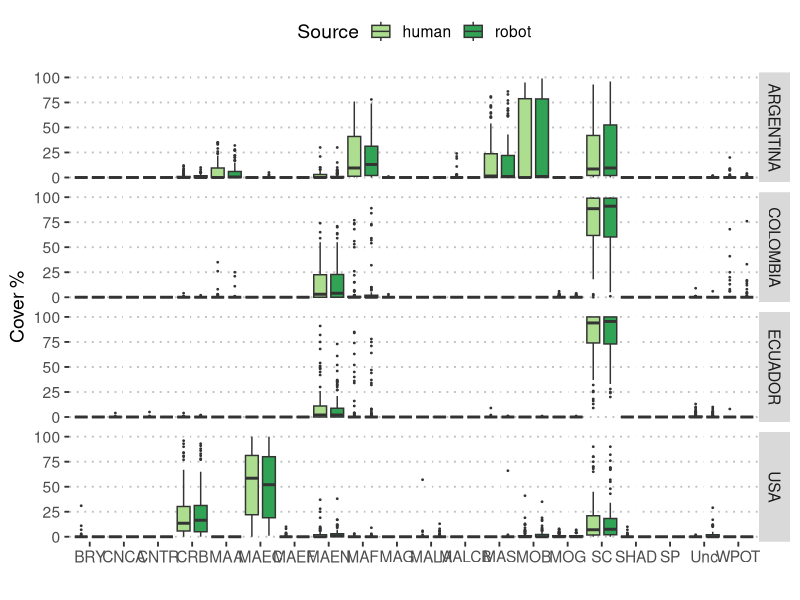
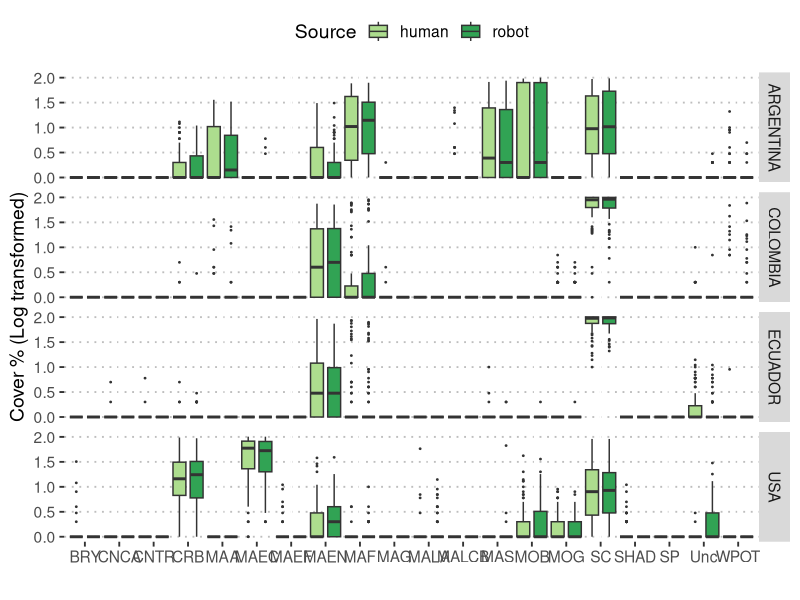
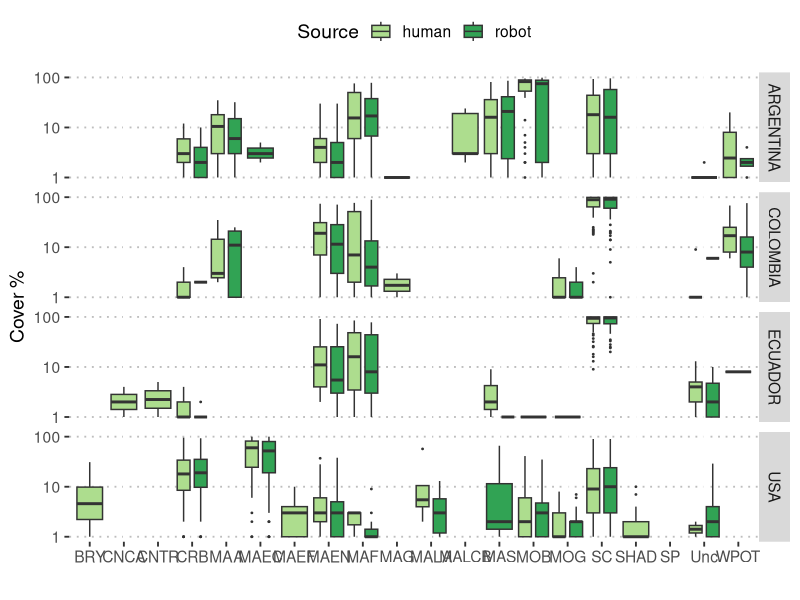
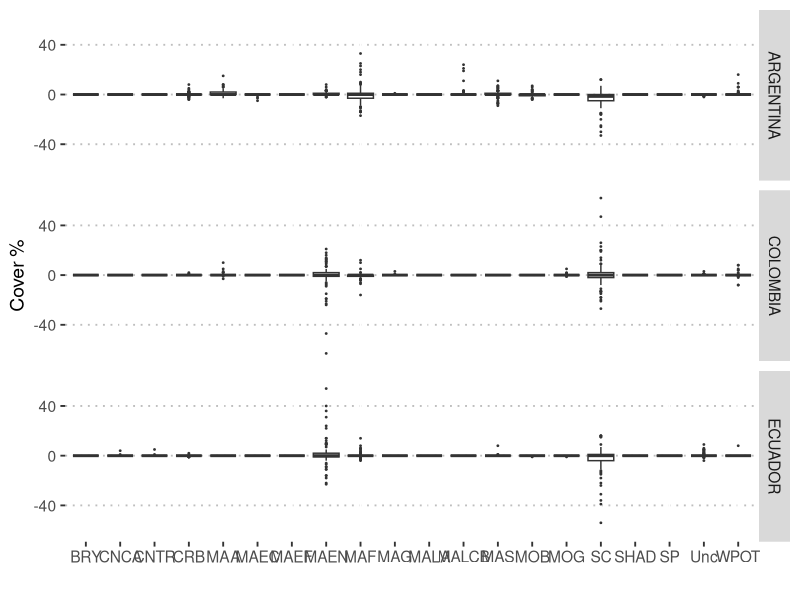
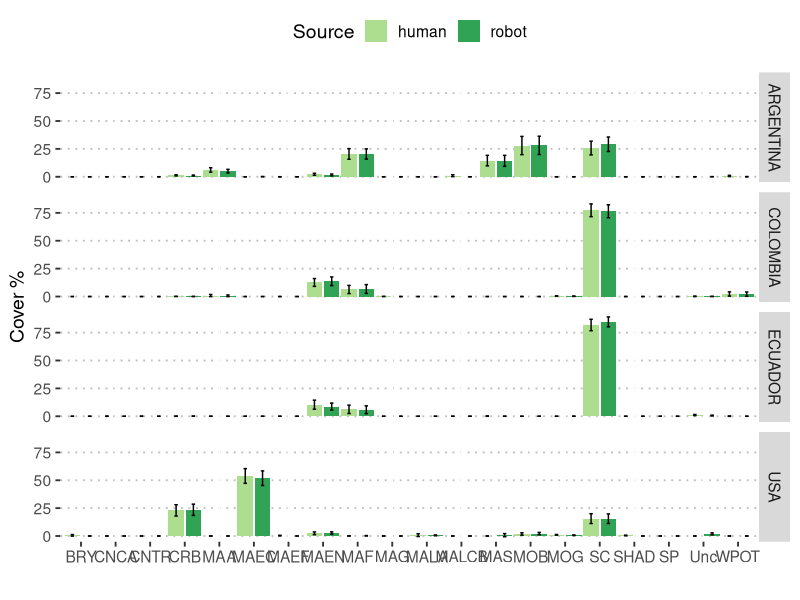
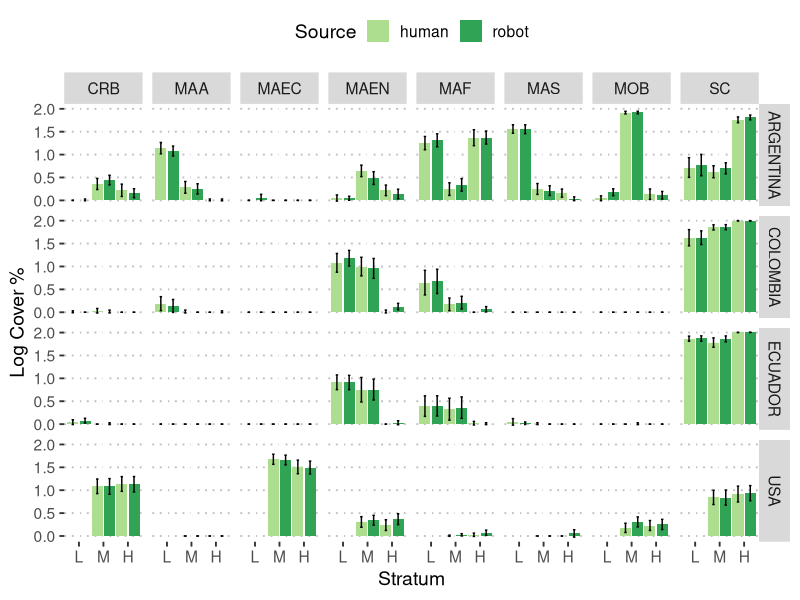
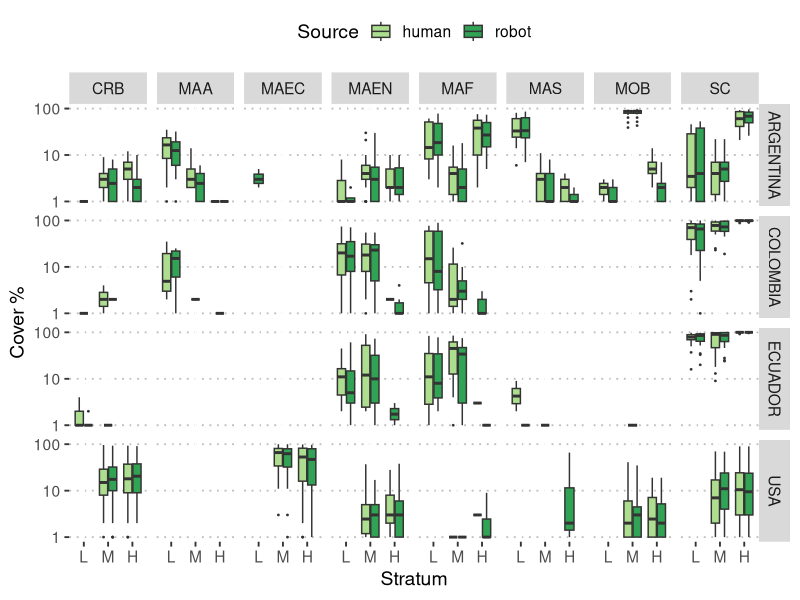

Recreate these plots in R, in order. (Note: this script raises an error after producing the figures.)
## Make Figure 2

library(readr)
library(ggplot2)
library(ggpubr)
library(dplyr)


selectedLabels <- c("CRB", "MOB", "SC", "MAF", "MAEN", "MAA", "MAS", "MAEC")  
sourceColor <- c(visual="#f7fcb9", human="#addd8e", robot="#31a354")


###################
## Human vs Robot
##################
DF_HR <- read_csv("./DataClean/DF_HumanRobot.csv", col_types = cols())
DF_HR$strata <- factor(DF_HR$strata, levels = c("LT", "MT", "HT"))
DF_HR$source <- factor(DF_HR$source, levels = c("human", "visual", "robot"))
DF_HR$country <- factor(DF_HR$country, levels = c("AR", "CO", "EC", "US"), 
                        labels = c("ARGENTINA", "COLOMBIA", "ECUADOR", "USA"))

pp <- ggplot(DF_HR, aes(Label, Cover))
pp + geom_boxplot(position=position_dodge(1), aes(fill=source), outlier.size = 0.3) +
  labs(x="", y="Cover %") + 
  scale_colour_manual("Source", values = sourceColor, aesthetics = 'fill') + 
  facet_grid(country~.) + 
  theme_pubclean(base_size=14)


## if log transformed, you can see better the labels with low cover values
pp <- ggplot(DF_HR, aes(Label, log10(Cover+1)))
pp + geom_boxplot(position=position_dodge(1), aes(fill=source), outlier.size = 0.3) +
  labs(x="", y="Cover % (Log transformed)") + 
  scale_colour_manual("Source", values = sourceColor, aesthetics = 'fill') + 
  facet_grid(country~.) + 
  theme_pubclean(base_size=14)


## Idem but without transforming the variable but using log scale Y-axis
pp <- ggplot(DF_HR, aes(Label, Cover))
pp + geom_boxplot(position=position_dodge(1), aes(fill=source), outlier.size = 0.3) +
  labs(x="", y="Cover %") + 
  scale_y_log10()  +
  scale_colour_manual("Source", values = sourceColor, aesthetics = 'fill') + 
  facet_grid(country~.) + 
  theme_pubclean(base_size=14)


## Let's try plotting the DIFFERENCE, so we can see all the labels around zero
DF_HRdiff <- DF_HR %>% group_by(Name, country, site, strata, Label) %>% 
  summarise(CoverDiff = Cover[source=="human"] - Cover[source=="robot"])

pp <- ggplot(DF_HRdiff, aes(Label, CoverDiff))
pp + geom_boxplot(position=position_dodge(1),outlier.size = 0.3) +
  labs(x="", y="Cover %") + 
  #scale_colour_manual("Source", values = sourceColor, aesthetics = 'fill') + 
  facet_grid(country~.) + 
  theme_pubclean(base_size=14)


## Bar plot with confidence intervals
DF_HRmean <- DF_HR %>% group_by(country, Label, source) %>% 
  summarise(Cover.mean = mean(Cover, na.rm=T),
            Cover.sd = sd(Cover, na.rm=T),
            Cover.n = n(),
            Cover.CIlower = Cover.mean - 1.96*Cover.sd/sqrt(Cover.n), 
            Cover.CIupper = Cover.mean + 1.96*Cover.sd/sqrt(Cover.n))

pp <- ggplot(DF_HRmean, aes(Label, Cover.mean, fill=source))
pp + geom_bar(stat="identity", position=position_dodge(1), aes(fill=source)) +
  geom_errorbar(aes(ymin=Cover.CIlower, ymax=Cover.CIupper), width = 0.2, position=position_dodge(1)) + 
  labs(x="", y="Cover %") + 
  scale_colour_manual("Source", values = sourceColor, aesthetics = 'fill') + 
  facet_grid(country~.) + 
  theme_pubclean(base_size=14)



## THIS IS A REPLICA OF FIGURE 2
## Cover ~strata faceted by country and label. mean and sd calculated using log of Cover+1
DF_HRmean <- DF_HR %>% filter(Label %in% selectedLabels ) %>% 
  group_by(country, strata, Label, source) %>% 
  summarise(Cover.mean = mean(log10(Cover+1), na.rm=T),
            Cover.sd = sd(log10(Cover+1), na.rm=T),
            Cover.n = n(),
            Cover.CIlower = Cover.mean - 1.96*Cover.sd/sqrt(Cover.n), 
            Cover.CIupper = Cover.mean + 1.96*Cover.sd/sqrt(Cover.n))

pp <- ggplot(DF_HRmean, aes(strata, Cover.mean, fill=source))
pp + geom_bar(stat="identity", position=position_dodge(1), aes(fill=source)) +
  geom_errorbar(aes(ymin=Cover.CIlower, ymax=Cover.CIupper), width = 0.2, position=position_dodge(1)) + 
  labs(x="Stratum", y="Log Cover %") + 
  scale_x_discrete(breaks=c("HT", "MT", "LT"), labels=c("H", "M", "L")) + 
  scale_colour_manual("Source", values = sourceColor, aesthetics = 'fill') + 
  facet_grid(country~Label) + 
  theme_pubclean(base_size=14)



## THIS IS A REPLICA OF FIGURE 2, but with BOX PLOTS
## Cover ~strata faceted by country and label. mean and sd calculated using log of Cover+1
pp <- ggplot(DF_HR %>% filter(Label %in% selectedLabels), aes(strata, Cover, fill=source))
pp <- pp + geom_boxplot(position=position_dodge2(preserve = "single"), aes(fill=source), outlier.size = 0.3, notch = FALSE) +
  labs(x="Stratum", y="Cover %") + 
  scale_y_log10() + 
  scale_x_discrete(breaks=c("HT", "MT", "LT"), labels=c("H", "M", "L")) + 
  scale_colour_manual("Source", values = sourceColor, aesthetics = 'fill') + 
  facet_grid(country~Label) + 
  theme_pubclean(base_size=14)

pp

pp %>% ggexport(filename = "./Figures/Fig_2A_new.png", width = 3000, height = 1615, res = 300, pointsize = 12)







###################
## Visual vs Robot
##################

DF_VR <- read_csv("./DataClean/DF_VisualRobot.csv", col_types = cols())
DF_VR$strata <- factor(DF_VR$strata, levels = c("LT", "MT", "HT"))
DF_VR$source <- factor(DF_VR$source, levels = c("human", "visual", "robot"))
DF_VR$country <- factor(DF_VR$country, levels = c("AR", "CO", "EC", "US"), 
                        labels = c("ARGENTINA", "COLOMBIA", "ECUADOR", "USA"))

## remove US from Visual
pp <- ggplot(DF_VR %>% filter(country != "US", Label %in% selectedLabels), aes(strata, Cover))
pp + geom_boxplot(position=position_dodge(1), aes(fill=source), outlier.size = 0.3) +
  labs(x="", y="Cover %") + 
  scale_y_log10() + 
  scale_colour_manual("Source", values = sourceColor, aesthetics = 'fill') + 
  facet_grid(country~Label) + 
  theme_pubclean(base_size=14)


## With Log transformation

pp <- ggplot(DF_VR %>% filter(country != "US"), aes(Label, log10(Cover+1)))
pp + geom_boxplot(position=position_dodge(1), aes(fill=source), outlier.size = 0.3) +
  labs(x="", y="Cover %") + 
  scale_colour_manual("Source", values = sourceColor, aesthetics = 'fill') + 
  facet_grid(country~.) + 
  theme_pubclean(base_size=14)

## Plot the DIFFERENCE
DF_VRdiff <- DF_VR %>% group_by(Name, country, site, strata, Label) %>% 
  summarise(CoverDiff = Cover[source=="visual"] - Cover[source=="robot"])

pp <- ggplot(DF_VRdiff, aes(Label, CoverDiff))
pp + geom_boxplot(position=position_dodge(1),outlier.size = 0.3) +
  labs(x="", y="Cover %") + 
  #scale_colour_manual("Source", values = sourceColor, aesthetics = 'fill') + 
  facet_grid(country~.) + 
  theme_pubclean(base_size=14)


## THIS IS A REPLICA OF FIGURE 2
## Cover ~strata faceted by country and label. mean and sd calculated using log of Cover+1
DF_VRmean <- DF_VR %>% filter(Label %in% selectedLabels , country !="US") %>% 
  group_by(country, strata, Label, source) %>% 
  summarise(Cover.mean = mean(log10(Cover+1), na.rm=T),
            Cover.sd = sd(log10(Cover+1), na.rm=T),
            Cover.n = n(),
            Cover.CIlower = Cover.mean - 1.96*Cover.sd/sqrt(Cover.n), 
            Cover.CIupper = Cover.mean + 1.96*Cover.sd/sqrt(Cover.n))

pp <- ggplot(DF_VRmean, aes(strata, Cover.mean, fill=source))
pp + geom_bar(stat="identity", position=position_dodge(1), aes(fill=source)) +
  geom_errorbar(aes(ymin=Cover.CIlower, ymax=Cover.CIupper), width = 0.2, position=position_dodge(1)) + 
  labs(x="Stratum", y="Log Cover %") + 
  scale_x_discrete(breaks=c("HT", "MT", "LT"), labels=c("H", "M", "L")) + 
  scale_colour_manual("Source", values = sourceColor, aesthetics = 'fill') + 
  facet_grid(country~Label) + 
  theme_pubclean(base_size=14)



## THIS IS A REPLICA OF FIGURE 2, but with BOX PLOTS
## Cover ~strata faceted by country and label. mean and sd calculated using log of Cover+1
pp <- ggplot(DF_VR %>% filter(Label %in% selectedLabels, country != "USA"), aes(strata, Cover, fill=source))
pp <- pp + geom_boxplot(position=position_dodge2(preserve="single"), aes(fill=source), outlier.size = 0.3, notch = FALSE, width=0.7) +
  labs(x="Stratum", y="Cover %") + 
  scale_y_log10() + 
  scale_x_discrete(breaks=c("HT", "MT", "LT"), labels=c("H", "M", "L")) + 
  scale_colour_manual("Source", values = sourceColor, aesthetics = 'fill') + 
  facet_grid(country~Label) + 
  theme_pubclean(base_size=14)
pp

pp %>% ggexport(filename = "./Figures/Fig_2B_new.png", width = 3000, height = 1615, res = 300, pointsize = 12)
